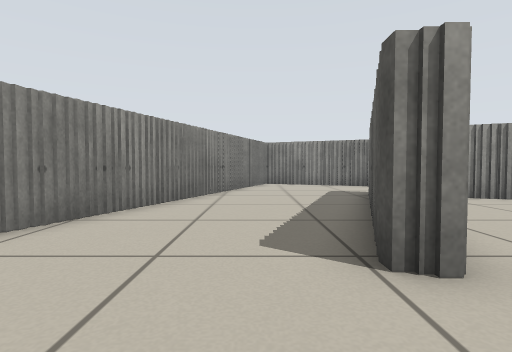
View 1 (above)

14 first-person views from a walk through a robot-simulator world made for Stage. The camera is 0.45 m above the floor, tilts 2° down and sees 80° across. The lines on the ground mark 1 m squares. The floor is counted in squares, 0.5 m on a side. Each view is taken from the middle of a square. On the plan, view 1 faces up. The plan holds only what a view shows up to about 11 squares ahead; the rest is blank. The place goes on beyond the plan. The robots in the file are not drawn.

View 2
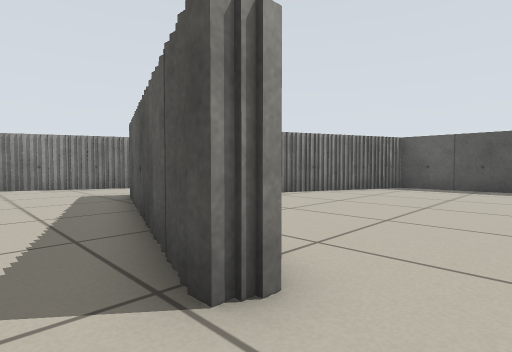

View 3
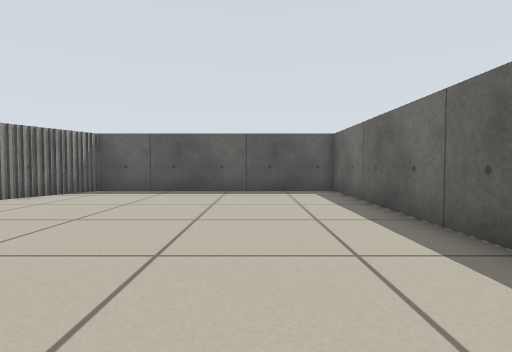

View 4
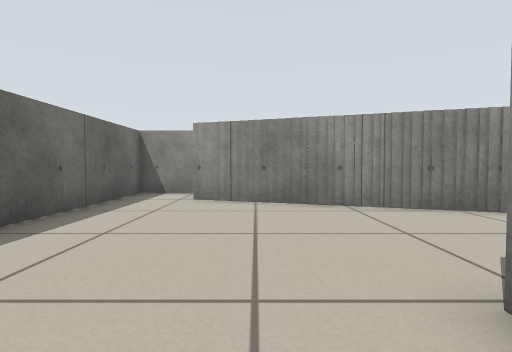

View 5
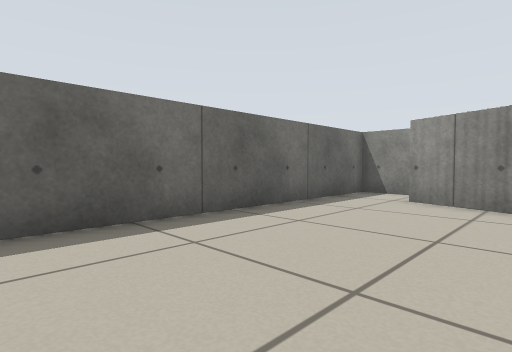

View 6
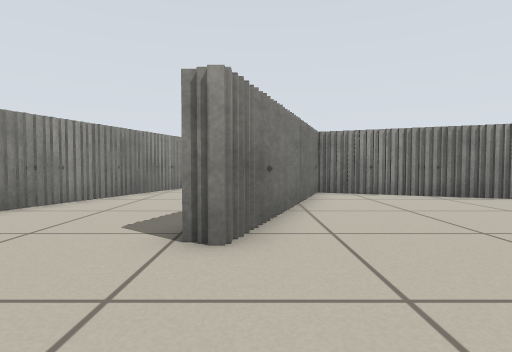

View 7
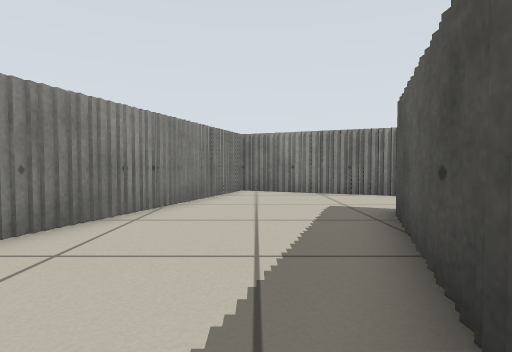

View 8
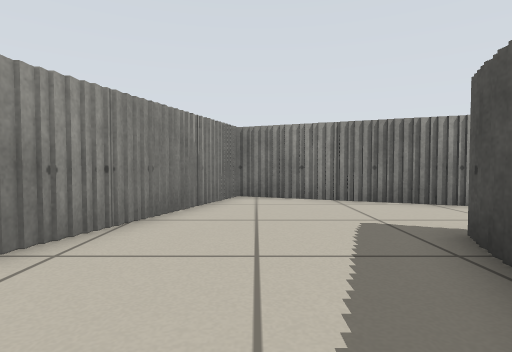

View 9
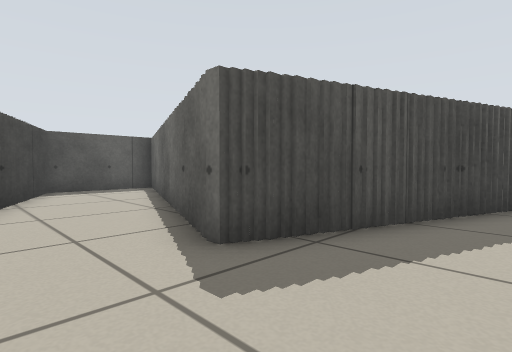

View 10
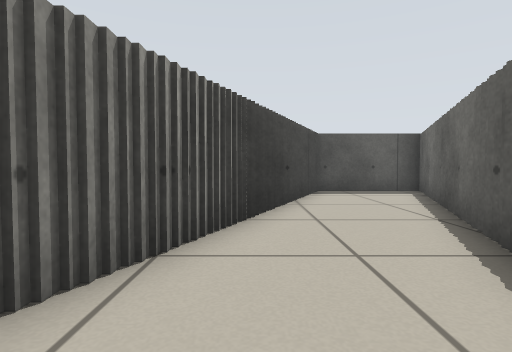

View 11
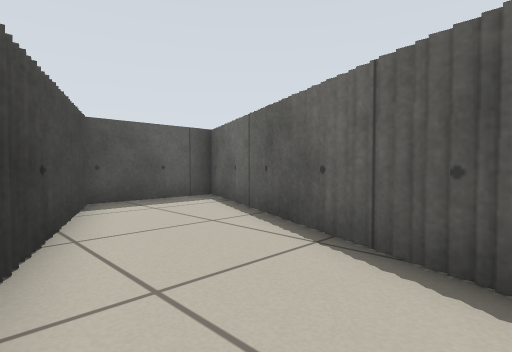

View 12
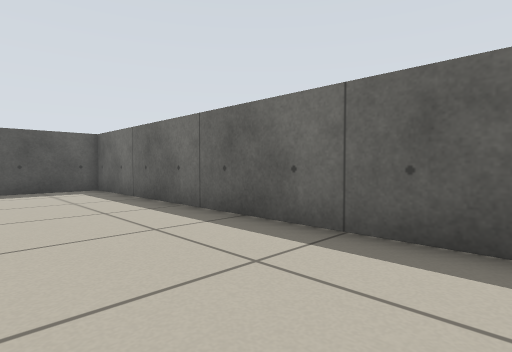

View 13
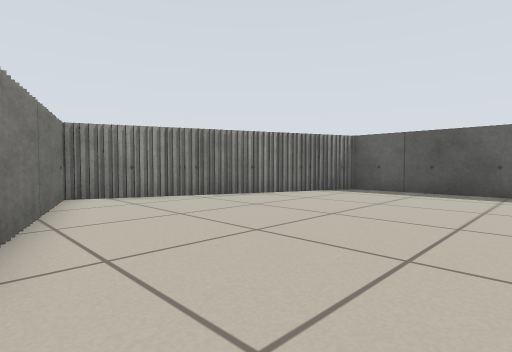

View 14
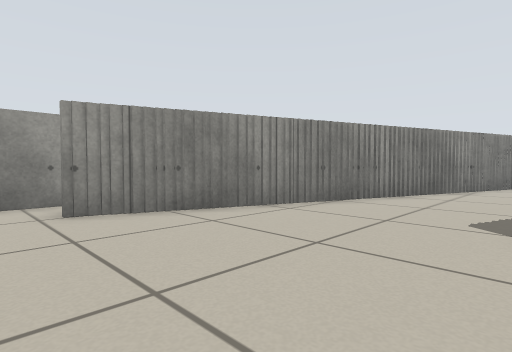

### Floor plan
Points are (right, up) in squares from view 1. A wall is a line through its corners. A room is listed if a view was taken in it or the views show most of it. See-through windows are left out.
Room 1 (views 1, 2, 3, 4, 5, 6, 7, 8, 9, 10, 11, 12, 13, 14)
walls: (2, 4.8) (2, 5.8); (1.7, 4.2) (1.7, 4.9); (2.3, 5.6) (2.3, 6.5); (1.5, 3.8) (1.5, 4.4); (1.7, 3) (1.7, 2.5) (1.1, 2.5) (1.1, 3.1); (2.6, 6.4) (2.6, 7.4); (1.3, 3.1) (1.3, 3.8); (2.9, 7.2) (2.9, 8.2); (3.3, 8.4) (3.3, 9.4); (5.5, 8.6) (4.9, 8.6); (5, 8.9) (4.4, 8.9); (6.4, 8.4) (5.4, 8.4); (6.9, 8.1) (6.2, 8.1); (4.6, 9) (4, 9); (5.8, 8.9) (6.5, 8.9); (3.5, 9.2) (3.5, 9.9) (4.4, 9.9); (7.6, 7.8) (6.8, 7.8); (5.1, 9.2) (5.9, 9.2); (7, 8.4) (7.9, 8.4); (6.4, 8.8) (7, 8.8); (4.5, 9.4) (5.1, 9.4); (8.5, 7.4) (7.6, 7.4); (7.8, 8.2) (8.4, 8.2); (8.4, 7.9) (9, 7.9); (9, 7.2) (8.4, 7.2); (9.4, 7) (8.9, 7); (9.1, 7.5) (9.8, 7.5); (9.8, 7.3) (10.4, 7.3); (10.1, 6.8) (9.2, 6.8); (10.5, 6.5) (10, 6.5); (10.4, 7.2) (10.9, 7.2); (-2.5, 7) (-2.5, 5.9); (-2.9, 6.1) (-2.9, 5); (-2.1, 7.9) (-2.1, 7); (-3.2, 5.1) (-3.2, 4.1); (-3.3, 4.2) (-3.3, 3.5); (11, 6.8) (11.9, 6.8); (11.2, 6.3) (10.4, 6.3); (-1.9, 8.8) (-1.9, 7.8); (-3.8, 3.4) (-3.8, 2.4); (-1.6, 9.6) (-1.6, 8.6); (-4.1, 2.5) (-4.1, 1.5); (12, 6) (11.1, 6); (-1.3, 10.4) (-1.3, 9.5); (12.2, 6.3) (12.7, 6.3) (12.7, 9.9); (7, 12.3) (6.4, 12.3); (-4.5, 1.6) (-4.5, 0.5); (6.5, 12.5) (5.8, 12.5); (-0.9, 11.4) (-0.9, 10.2); (5.9, 12.8) (5.2, 12.8); (5.4, 13) (4.6, 13); (-0.6, 12.2) (-0.6, 11.2); (4.5, 13.4) (3.6, 13.4); (-4.9, 0.4) (-4.9, -0.8); (3.8, 13.7) (2.8, 13.7); (-0.3, 13.1) (-0.3, 12.1); (2.9, 14.1) (1.9, 14.1); (0, 13.9) (0, 13); (1.8, 14.5) (0.9, 14.5); (1, 14.8) (0.3, 14.8) (0.3, 14); (-6.7, -0.2) (-6.7, -2.7) (12.7, -2.7) (12.7, 5.7) (11.9, 5.7)
ways out: opening at (-6, 0)

Positions as (right, up) in squares from view 1, and headings:
1: (0, 0), facing up
2: (0, 1), facing up-right
3: (2, 0), facing right
4: (3, 1), facing left
5: (3, 2), facing down-left
6: (2, -1), facing up
7: (1, 4), facing up
8: (1, 6), facing up
9: (1, 12), facing down-right
10: (2, 12), facing right
11: (5, 12), facing down-right
12: (1, 1), facing down-right
13: (2, 0), facing up-right
14: (1, -2), facing up-left
